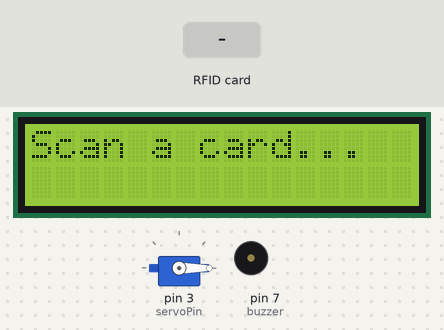
The sketch below on a simulated Arduino Uno, built with avr-gcc and run on an emulated ATmega328P. Shown: 16×2 character LCD, servo, buzzer (waves = sounding, pin HIGH). The test bench sets the inputs (shaded band). Pins used as bus, display or sensor lines are not drawn; what the sketch prints to the serial monitor is not drawn.

Above: at 3.3 s.
3.4 s: RFID card 5E 7A 19 C4 held to the reader
At 3.68 s:
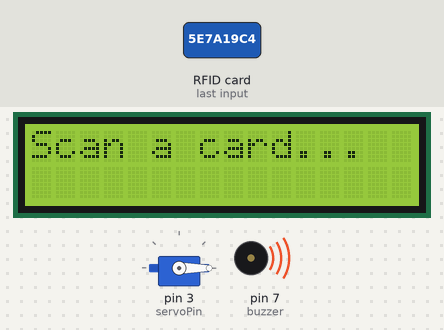
At 4.4 s:
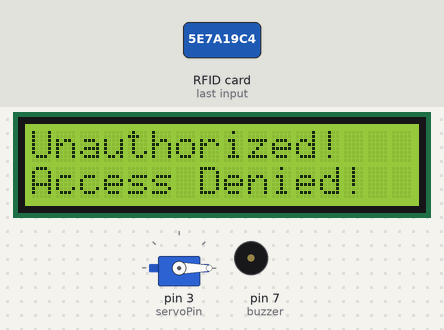
6.4 s: RFID card 93 66 2B DA held to the reader
At 7.8 s:
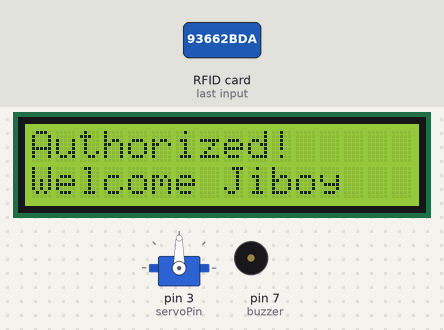
Timing chart, 0 to 11.1 s (numbered marks = the images above; inputs shaded):
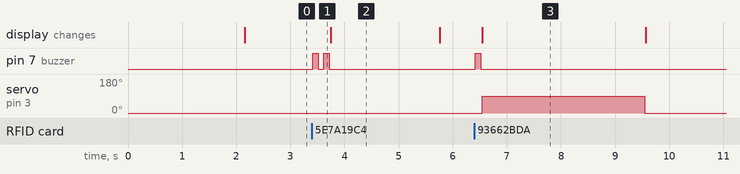

The sketch:

rfid-entry-control.ino
```cpp
/*
* Project Name: RFID Entry Control
* Author: JB Mission
* Date: January 2025
* Status: On-progress
* Description: An RFID-based entry control system using Arduino that authenticates users
*             and controls access through a servo-operated mechanism.
* Reference(s):
* [Security Access using MFRC522 RFID Reader with Arduino](https://randomnerdtutorials.com/security-access-using-mfrc522-rfid-reader-with-arduino/)
* [Arduino Servo Motor](https://github.com/Circuit-Digest/servo-tutorial.git)
*
*/

// Include Libraries
#include <SPI.h>
#include <MFRC522.h>
#include <Servo.h>
#include <Wire.h>
#include <LiquidCrystal_I2C.h>

LiquidCrystal_I2C lcd(0x27, 16, 2);  // Set the LCD address to 0x27 for a 16 chars and 2 line display

const int servoPin = 3; // Assign the pin for servo motor
Servo myServo;

#define SS_PIN 10
#define RST_PIN 9
MFRC522 mfrc522(SS_PIN, RST_PIN);   // Create MFRC522 instance.

const char* userName = "Jiboy";  // Assign custom userName
const int buzzer = 7; // Assign the pin for buzzer
const char* cardID = "93 66 2B DA"; // Assign the authorized card UID

void setup() {
  // RFID
  Serial.begin(9600); // Initiate a serial communication
  SPI.begin();        // Initiate  SPI bus
  mfrc522.PCD_Init(); // Initiate MFRC522
  Wire.begin();       // Initiate I2C bus
  lcd.init();         // Initiate the LCD
  lcd.backlight();

  // Servo motor
  myServo.attach(servoPin);
  myServo.write(0); // Set the initial position to 0 degree

  // Buzzer Alarm
  pinMode(buzzer, OUTPUT);

  // Welcome message
  Serial.println("RFID Entry Control");
  Serial.println("Author: JB Mission");
  Serial.println("Please scan a card");
  Serial.println();

  lcd.clear();
  lcd.setCursor(0, 0);
  lcd.print("RFID Entry");
  lcd.setCursor(0, 1);
  lcd.print("By:JB Mission");
  delay(2000);
  lcd.clear(); // Clear the startup message

  lcd.setCursor(0, 0);
  lcd.print("Scan a card...");
}

// Morse Beep
void MorseBeep(bool result) {
  if (result) {
    // Single beep of agree
    digitalWrite(buzzer, HIGH);
    delay(100);
    digitalWrite(buzzer, LOW);
  } else {
    // Double beep of disagree (warning!)
    digitalWrite(buzzer, HIGH);
    delay(100);
    digitalWrite(buzzer, LOW);
    delay(100);  // Increased delay between beeps

    digitalWrite(buzzer, HIGH);
    delay(100);
    digitalWrite(buzzer, LOW);
  }
}

// LCD Message
void lcdMssg (bool lcdOut) {
  lcd.clear();
  if (lcdOut) {
    lcd.setCursor(0, 0);
    lcd.print("Authorized!");
    lcd.setCursor(0, 1);
    lcd.print("Welcome " + String(userName));
  } else {
    lcd.setCursor (0, 0);
    lcd.print("Unauthorized!");
    lcd.setCursor(0, 1);
    lcd.print("Access Denied!");
  }
}

void loop() {
  // Look for new cards
  if (!mfrc522.PICC_IsNewCardPresent()) {
    return;
  }
  // Select one of the cards
  if (!mfrc522.PICC_ReadCardSerial()) {
    return;
  }

  // Read RFID card content
  String content = "";
  for (byte i = 0; i < mfrc522.uid.size; i++) {
    content.concat(String(mfrc522.uid.uidByte[i] < 0x10 ? " 0" : " "));
    content.concat(String(mfrc522.uid.uidByte[i], HEX));
  }
  content.toUpperCase();
  content = content.substring(1);

  if (content == cardID) {
    Serial.println("Authorized access");
    Serial.print("Welcome back ");
    Serial.println(userName);
    Serial.print("Card ID: ");
    Serial.println(content);
    Serial.println();   // Skip one line
    MorseBeep(true);
    lcdMssg(true);
    myServo.write(90);  // Open gate
    delay(3000);        // Keep open for 3 seconds
    lcd.clear();        // Clear the current message
    myServo.write(0);   // Close gate

    Serial.println("Please scan a card");
    Serial.println();
    lcd.clear();
    lcd.setCursor(0, 0);
    lcd.print("Scan a card...");
    myServo.write(0); // Default closed position
  }
  else {
    Serial.println("Access denied");
    Serial.println("Unauthorized ID detected!");
    Serial.print("Card ID: ");
    Serial.println(content);
    Serial.println();   // Skip one line
    MorseBeep(false);
    lcdMssg(false);
    delay(2000);
    lcd.clear();        // Clear the current message

    Serial.println("Please scan a card");
    Serial.println();
    lcd.clear();
    lcd.setCursor(0, 0);
    lcd.print("Scan a card...");
    myServo.write(0); // Default closed position
  }
}
```

Measured:
- after the input at 3.4 s, pin 7 (buzzer): alternates HIGH for 0.10 s and LOW for 0.10 s, 4 changes in all, then stays LOW, starting at once
- after the input at 6.4 s, pin 7 (buzzer): LOW → HIGH at once, → LOW 0.10 s later; servo on pin 3 (servoPin): 0° → 90° after 0.15 s, → 0° 3.0 s later; the display: changes after 0.15 s (image 3)
- what the display in image 2 shows lasts 2.1 s, from 3.7 s to 5.8 s
